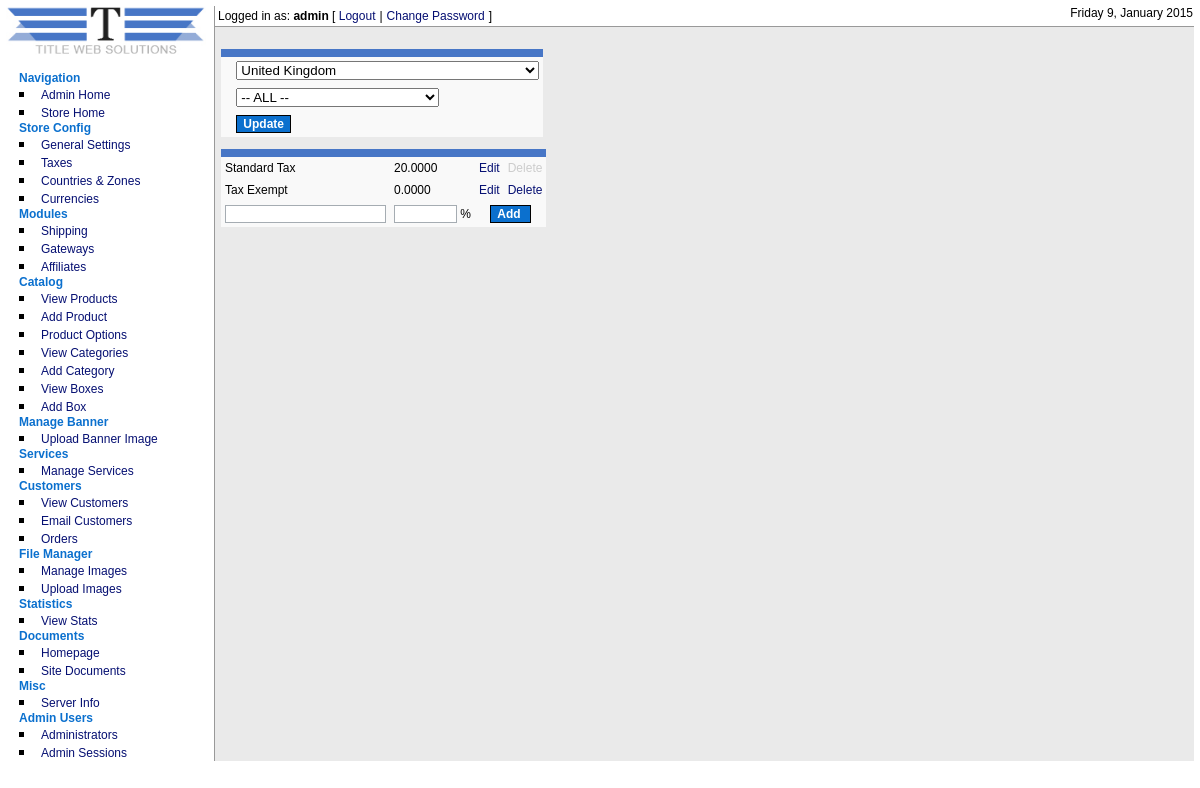
The page /admin/settings/tax.php (signed in) on the database its author committed.
### tables this page shows
CREATE TABLE IF NOT EXISTS `cubecart_admin_users` (
  `adminId` int(11) NOT NULL AUTO_INCREMENT,
  `name` varchar(255) NOT NULL DEFAULT '',
  `username` varchar(255) NOT NULL DEFAULT '',
  `password` varchar(32) NOT NULL DEFAULT '',
  `email` varchar(255) NOT NULL DEFAULT '',
  `noLogins` int(11) NOT NULL DEFAULT '0',
  `isSuper` int(11) NOT NULL DEFAULT '0',
  `notes` text,
  `failLevel` int(1) NOT NULL DEFAULT '0',
  `blockTime` int(10) NOT NULL DEFAULT '0',
  `lastTime` int(10) NOT NULL DEFAULT '0',
  KEY `adminId` (`adminId`)
);

CREATE TABLE IF NOT EXISTS `cubecart_taxes` (
  `id` int(11) NOT NULL AUTO_INCREMENT,
  `taxName` varchar(50) NOT NULL DEFAULT '',
  `percent` decimal(7,4) NOT NULL DEFAULT '0.0000',
  KEY `id` (`id`)
);

### admin/settings/tax.php (the view, shortened to what the rows shown need)
<?php
include("../../includes/global.inc.php");
require_once("../../classes/db.inc.php");
$db = new db();
include_once("../../includes/functions.inc.php");
$config = fetchDbConfig("config");
include_once("../../language/".$config['defaultLang']."/lang.inc.php");
include("../includes/auth.inc.php");
include("../includes/functions.inc.php");
$config = fetchDbConfig("config");
include("../includes/header.inc.php");
?>
<?php
$taxTypes = $db->select("SELECT * FROM ".$glob['dbprefix']."CubeCart_taxes");
?>
<form name="taxTypes" method="post" enctype="multipart/form-data">
<table border="0" cellspacing="0" cellpadding="4" class="mainTable">
	<?php if($taxTypes == TRUE){ ?>
		<?php for($i=0; $i<count($taxTypes);$i++){ ?>
			<tr>
			  <td class="tdText"><?php echo $taxTypes[$i]['taxName']; ?></td>
			  <td class="tdText"><?php echo $taxTypes[$i]['percent']; ?></td>
			  <td align="center"><a <?php if(permission("settings","edit")==TRUE){?>href="?edit=<?php echo $taxTypes[$i]['id']; ?>" class="txtLink"<?php } else { echo $link401; } ?>><?php echo $lang['admin']['edit']; ?></a></td>
			  <td align="center">
			  <?php
			  $noProducts = $db->select("SELECT * FROM ".$glob['dbprefix']."CubeCart_inventory WHERE taxType=".$taxTypes[$i]['id']);
			  if($noProducts == FALSE){
			  ?>
			  <a <?php if(permission("settings","delete")==TRUE){?>href="javascript:decision('<?php echo $lang['admin']['delete_q']; ?>','?delete=<?php echo $taxTypes[$i]['id']; ?>');" class="txtLink"<?php } else { echo $link401; } ?>><?php echo $lang['admin']['delete'];?></a>
			  <?php
			  } else {
			  ?>
			  <a href="javascript:;" class="txtNullLink"><?php echo $lang['admin']['delete'];?></a>
			  <?php
			  }
			  ?>
			  </td>
			</tr>
		<?php } ?>
	<?php } else { ?>
	<tr>
	  <td class="tdText" colspan="4"><?php echo $lang['admin']['settings']['no_taxes_setup'];?></td>
	</tr>
	<?php } ?>
</table>
</form>
<?php include("../includes/footer.inc.php"); ?>

### admin/includes/header.inc.php (shortened to what the rows shown need)
<!DOCTYPE HTML PUBLIC "-//W3C//DTD XHTML 1.0 Transitional//EN" "http://www.w3.org/TR/xhtml1/DTD/xhtml1-transitional.dtd">
<html xmlns="http://www.w3.org/1999/xhtml">
<head>
<link href="<?php echo $GLOBALS['rootRel']; ?>admin/styles/style.css" rel="stylesheet" type="text/css" />
</head>
<body>
<?php
if(isset($_SESSION['ccAdmin']) && strpos(dirname($_SERVER['PHP_SELF']), $_SESSION['ccAdminPath']) == 0){ ?>
<table width="100%" border="0" cellspacing="0" cellpadding="0">
  <tr>
    <td valign="top" width="180" rowspan="3" class="tdNav">
<?php include($GLOBALS['rootDir']."/admin/includes/navigation.inc.php"); ?>
	</td>
  </tr>
  <tr>
  <td valign="top" class="tdContent">
<div id="topBar">
<div id="loginBar">
	<span class="txtLogin"><?php echo $lang['admin']['incs']['logged_in_as'];?> <strong><?php echo $ccAdminData[0]['username']; ?></strong> [ </span><a href="<?php echo $GLOBALS['rootRel']; ?>admin/logout.php" class="txtLink"><?php echo $lang['admin']['incs']['logout'];?></a> <span class="txtLogin">|</span> <a href="<?php echo $GLOBALS['rootRel'];?>admin/adminusers/changePass.php" class="txtLink"><?php echo $lang['admin']['incs']['change_pass'];?></a> <span class="txtLogin">]</span>
</div>
<div id="dateBar">
	<span class="txtLogin"><?php echo formatTime(time(),$strftime); ?></span>
</div>
</div>
<div id="contentPad">
<?php } ?>

### rows shown on the page
cubecart_admin_users: username "admin"
cubecart_taxes: taxName "Standard Tax", percent "20.0000"
cubecart_taxes: taxName "Tax Exempt", percent "0.0000"

### other values the page prints
$lang['admin']['nav']['navigation'] "Navigation"
$lang['admin']['nav']['admin_home'] "Admin Home"
$lang['admin']['nav']['store_home'] "Store Home"
$lang['admin']['nav']['store_config'] "Store Config"
$lang['admin']['nav']['gen_settings'] "General Settings"
$lang['admin']['nav']['taxes'] "Taxes"
$lang['admin']['nav']['countries_zones'] "Countries & Zones"
$lang['admin']['nav']['currencies'] "Currencies"
$lang['admin']['nav']['modules'] "Modules"
$lang['admin']['nav']['shipping'] "Shipping"
$lang['admin']['nav']['gateways'] "Gateways"
$lang['admin']['nav']['affiliates'] "Affiliates"
$lang['admin']['nav']['catalog'] "Catalog"
$lang['admin']['nav']['view_products'] "View Products"
$lang['admin']['nav']['add_product'] "Add Product"
